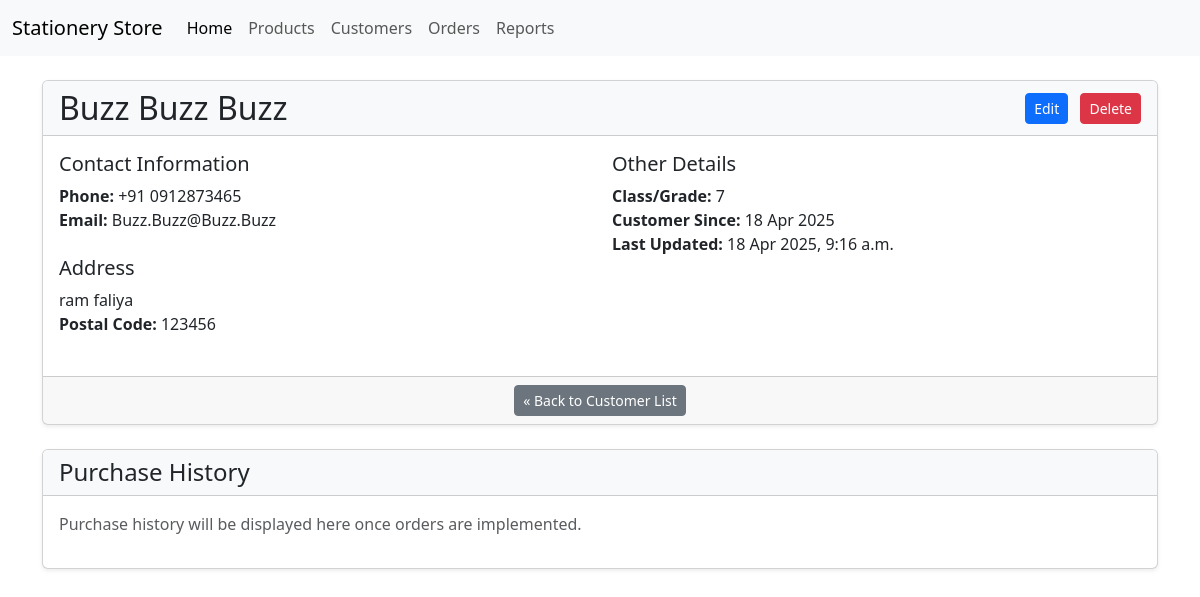
Screenshot of /customers/4/ with the database file from the repository.
### customers/models.py (models this page shows, shortened)
class Customer(models.Model):
    first_name = models.CharField(max_length=100)
    middle_name = models.CharField(max_length=100, blank=True, null=True) # Optional
    last_name = models.CharField(max_length=100)
    country_code = models.CharField(
        max_length=5, # e.g., "+91", "+44", "+1" - adjust length if needed
        blank=True,
        null=True,
        default='+91', # Default to India's code
        verbose_name="Country Code"
    )
    phone_number = models.CharField(
        max_length=20, # Max length for local part
        blank=True,
        null=True,
        verbose_name="Phone Number (Local Part)" # Keep verbose name descriptive
    )
    email = models.EmailField(max_length=254, blank=True, null=True, unique=True) # Optional, but must be unique if provided
    school_grade = models.CharField(max_length=50, blank=True, null=True, verbose_name="Class") # Label changed earlier
    address = models.CharField(max_length=255, blank=True, null=True, verbose_name="Address")
    address_hint = models.CharField(max_length=255, blank=True, null=True, verbose_name="Address Hint", help_text="E.g., Landmark, Floor, Apartment number")
    postal_code = models.CharField(max_length=20, blank=True, null=True) # Kept postal code
    notes = models.TextField(blank=True, null=True) # General notes/preferences
    created_at = models.DateTimeField(auto_now_add=True)
    updated_at = models.DateTimeField(auto_now=True)
    class Meta:
        ordering = ('last_name', 'first_name') # Order customers by name
    @property
    def full_name(self):
        if self.middle_name:
            return f"{self.first_name} {self.middle_name} {self.last_name}"
        return f"{self.first_name} {self.last_name}"
    @property
    def full_phone_number(self):
        if self.country_code and self.phone_number:
            return f"{self.country_code} {self.phone_number}"
        elif self.phone_number: # If only local part exists (e.g., older data or code missing)
            return self.phone_number
        else:
            return None # Or return an empty string "" if preferred

### customers/views.py (the view)
# urls.py: path('<int:pk>/', views.customer_detail_view, name='customer_detail'),
def customer_detail_view(request, pk):
    customer = get_object_or_404(Customer, pk=pk)
    context = {
        'customer': customer, # The key 'customer' will be used in the template
    }
    return render(request, 'customers/customer_detail.html', context)

### customers/templates/customers/customer_detail.html (shortened to what this page needs)
{% extends "base.html" %}
{% block content %}
  <div class="card shadow-sm mb-4">
    <div class="card-header bg-light">
        <div class="d-flex justify-content-between align-items-center">
            <h2 class="mb-0">{{ customer.full_name }}</h2>
            <div>
                <a href="{% url 'customers:customer_edit' pk=customer.pk %}" class="btn btn-primary btn-sm me-2">
                     Edit
                </a>
                <a href="{% url 'customers:customer_delete' pk=customer.pk %}" class="btn btn-danger btn-sm">
                     Delete
                </a>
            </div>
        </div>
    </div>
    <div class="card-body">
        <div class="row">
            <div class="col-md-6">
                <h5>Contact Information</h5>
                <ul class="list-unstyled mb-4">
                    {% if customer.full_phone_number %}
                        <li><strong>Phone:</strong> {{ customer.full_phone_number }}</li>
                    {% endif %}
                    {% if customer.email %}
                        <li><strong>Email:</strong> {{ customer.email }}</li>
                    {% endif %}
                </ul>
                <h5>Address</h5>
                <ul class="list-unstyled mb-4">
                    {% if customer.address %}
                        <li>{{ customer.address }}</li>
                    {% else %}
                         <li><em class="text-muted">No address provided.</em></li>
                    {% endif %}
                    {% if customer.postal_code %}
                        <li><strong>Postal Code:</strong> {{ customer.postal_code }}</li>
                    {% endif %}
                </ul>
            </div>
            <div class="col-md-6">
                <h5>Other Details</h5>
                <ul class="list-unstyled mb-4">
                    {% if customer.school_grade %}
                        <li><strong>Class/Grade:</strong> {{ customer.school_grade }}</li>
                    {% endif %}
                    <li><strong>Customer Since:</strong> {{ customer.created_at|date:"d M Y" }}</li>
                    <li><strong>Last Updated:</strong> {{ customer.updated_at|date:"d M Y, P" }}</li>
                </ul>
            </div>
        </div>
    </div>
    <div class="card-footer text-center">
       <a href="{% url 'customers:customer_list' %}" class="btn btn-secondary btn-sm">
          « Back to Customer List
       </a>
    </div>
  </div>
   <div class="card shadow-sm">
    <div class="card-header bg-light">
        <h4 class="mb-0">Purchase History</h4>
    </div>
    <div class="card-body">
        <p class="text-muted">Purchase history will be displayed here once orders are implemented.</p>
    </div>
  </div>
{% endblock %}

### rows the page displays
Customer: full_name "Buzz Buzz Buzz", full_phone_number "+91 0912873465", email "Buzz.Buzz@Buzz.Buzz", address "ram faliya", postal_code "123456", school_grade "7", created_at "18 Apr 2025", updated_at "18 Apr 2025, 9:16 a.m."
